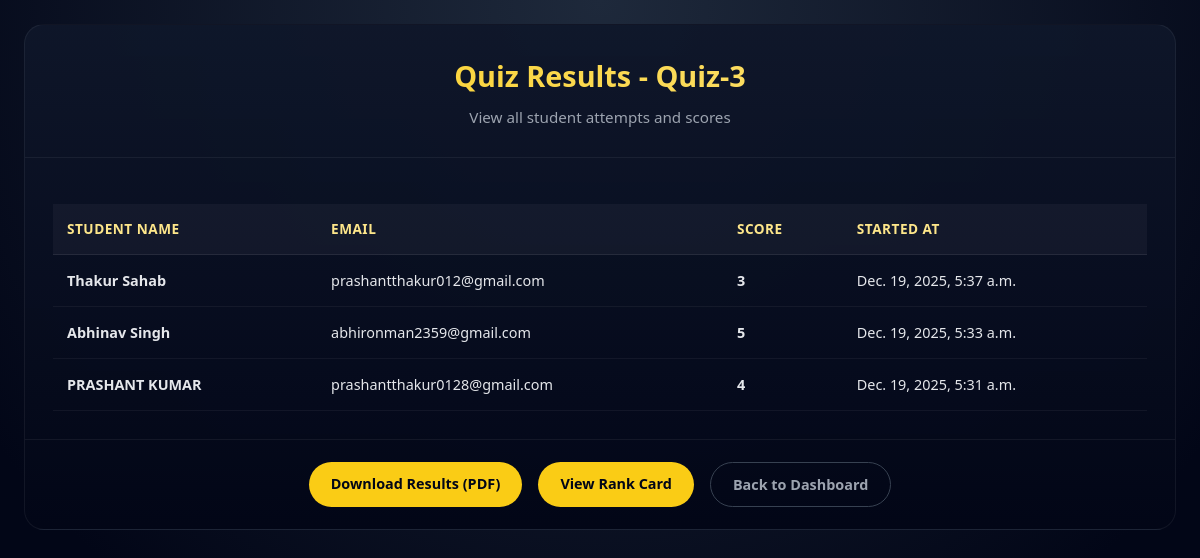
/dashboard/quiz/3/result/ (signed in), run on an earlier commit of the app's database.
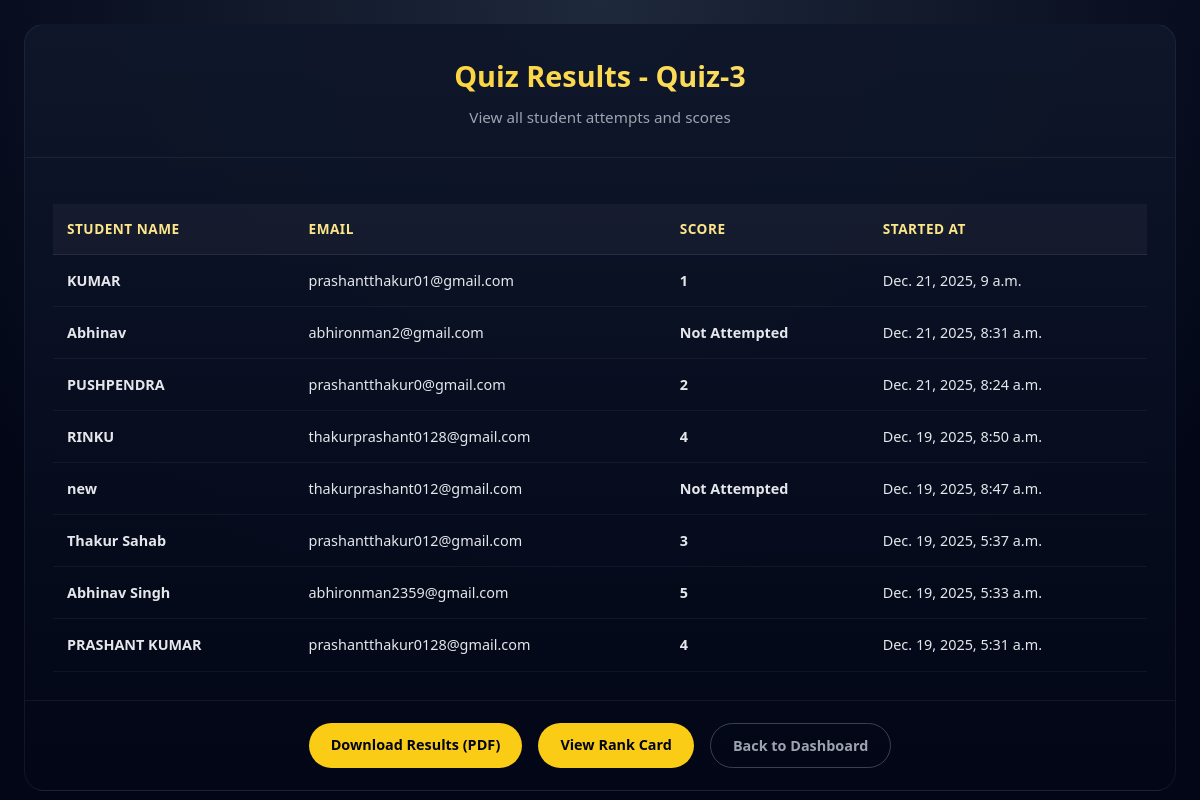
And on a later commit of the database.
### app/models.py (models this page shows, shortened)
class QuizAttempt(models.Model):
    quiz = models.ForeignKey(Quiz, on_delete=models.CASCADE, related_name='attempts')
    student_name = models.CharField(max_length=100)
    email = models.EmailField()
    roll_number = models.CharField(max_length=20)
    started_at = models.DateTimeField(auto_now_add=True)
    end_time = models.DateTimeField(null=True, blank=True)
    completed_at = models.DateTimeField(null=True, blank=True)
    score = models.IntegerField(null=True, blank=True)
    class Meta:
        unique_together = ['quiz', 'email']

### app/views.py (the view)
# urls.py: path('dashboard/quiz/<int:quiz_id>/result/', views.student_result, name='student_result'),
def student_result(request, quiz_id):
    quiz = get_object_or_404(Quiz, id=quiz_id, teacher=request.user)
    attempts = QuizAttempt.objects.filter(quiz=quiz).order_by('-started_at')
    return render(request,'app/student_results.html', {
        'quiz': quiz,
        'attempts': attempts
    })

### templates/app/student_results.html (shortened to what this page needs)
{% load static %}
<!DOCTYPE html>
<html lang="en">
<head>
    <link rel="stylesheet" href="{% static 'css/student_results.css' %}">
</head>
<body>
    <div class="results-container">
        <header class="results-header">
            <h1 class="results-title">Quiz Results - {{ quiz.title }}</h1>
            <p class="results-subtitle">View all student attempts and scores</p>
        </header>
        <div class="results-content">
            {% if attempts %}
            <div class="table-container">
                <table class="results-table">
                    <thead>
                        <tr>
                            <th class="student-name">Student Name</th>
                            <th class="student-email">Email</th>
                            <th class="student-score">Score</th>
                            <th class="start-time">Started At</th>
                        </tr>
                    </thead>
                    <tbody>
                        {% for attempt in attempts %}
                        <tr class="attempt-row">
                            <td class="student-name">{{ attempt.student_name }}</td>
                            <td class="student-email">{{ attempt.email }}</td>
                            <td class="student-score">{{ attempt.score|default:"Not Attempted" }}</td>
                            <td class="start-time">{{ attempt.started_at }}</td>
                        </tr>
                        {% endfor %}
                    </tbody>
                </table>
            </div>
            {% else %}
            <div class="empty-state">
                <p>No attempts yet.</p>
            </div>
            {% endif %}
        </div>
        <div class="results-footer">
            <a href="{% url 'download_results_pdf' quiz.id %}" class="btn btn-primary">
    Download Results (PDF)
</a>
<a href="{% url 'quiz_rank' quiz.id %}" class="btn btn-primary">
    View Rank Card
</a>
            <a href="{% url 'dashboard' %}" class="btn btn-secondary">Back to Dashboard</a>
        </div>
    </div>
</body>
</html>

What changed in the data, as far as the page shows it:
added QuizAttempt: student_name "KUMAR", email "prashantthakur01@gmail.com", score "1", started_at "Dec. 21, 2025, 9 a.m."
added QuizAttempt: student_name "Abhinav", email "abhironman2@gmail.com", score "Not Attempted", started_at "Dec. 21, 2025, 8:31 a.m."
added QuizAttempt: student_name "PUSHPENDRA", email "prashantthakur0@gmail.com", score "2", started_at "Dec. 21, 2025, 8:24 a.m."
added QuizAttempt: student_name "RINKU", email "thakurprashant0128@gmail.com", score "4", started_at "Dec. 19, 2025, 8:50 a.m."
added QuizAttempt: student_name "new", email "thakurprashant012@gmail.com", score "Not Attempted", started_at "Dec. 19, 2025, 8:47 a.m."
